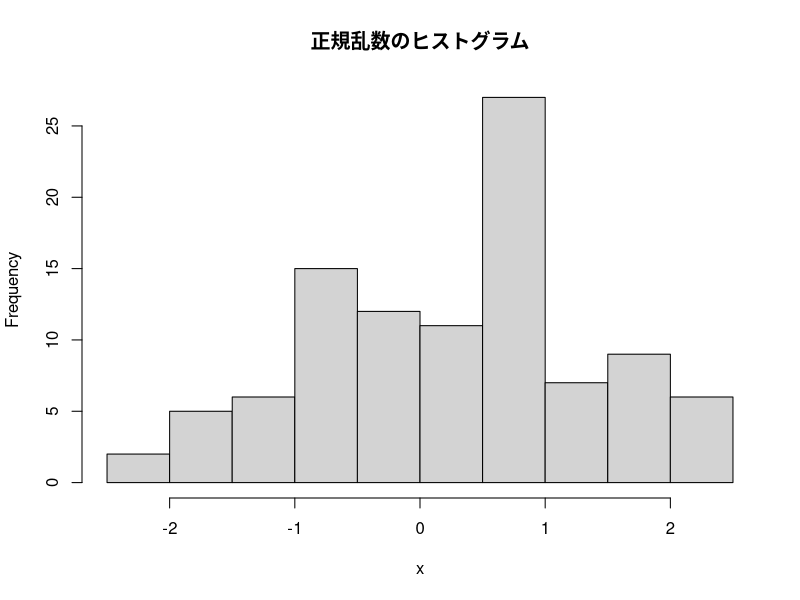

R code for this plot:
# 乱数を再現させるために乱数シードを固定
set.seed(12345)
# ヒストグラムを描画する
x <- rnorm(100)
hist(x, main = "正規乱数のヒストグラム")
